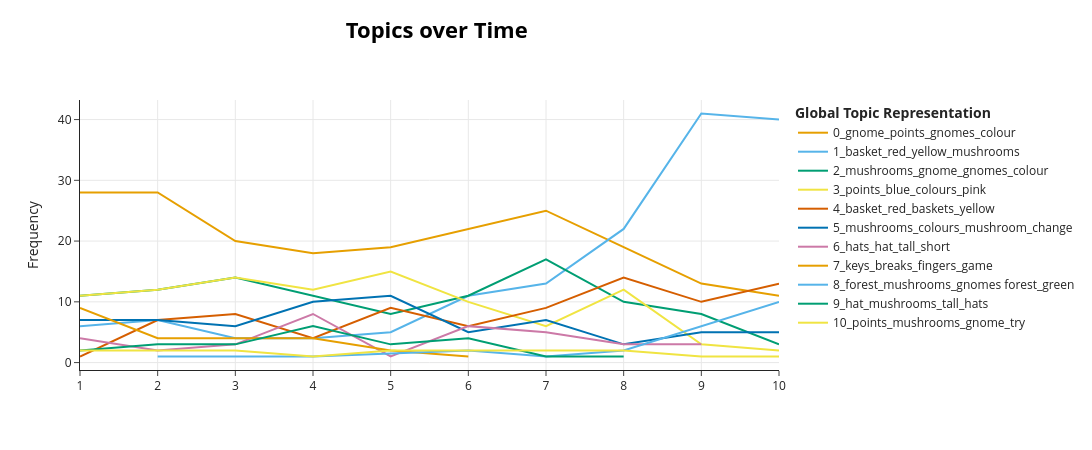

This figure's notebook cell:
### Markdown cell above
## DYNAMIC

### Code cell
topics_over_time = topic_model.topics_over_time(docs, classes)

topic_model.visualize_topics_over_time(topics_over_time)

### Figure 1 — Plotly figure (JSON) as saved in the notebook; plotly's stock layout.template omitted (floating-point values rounded to 4 significant figures)
{"data": [{"hoverinfo": "text", "hovertext": ["<b>Topic 0</b><br>Words: gnome, gnomes, points, right, left", "<b>Topic 0</b><br>Words: gnome, points, gnomes, hat, colour", "<b>Topic 0</b><br>Words: gnome, points, gnomes, hat, blue", "<b>Topic 0</b><br>Words: gnome, points, gnomes, choosing, hat", "<b>Topic 0</b><br>Words: points, gnomes, gnome, hat, group", "<b>Topic 0</b><br>Words: gnome, points, gnomes, colour, hat", "<b>Topic 0</b><br>Words: gnome, points, gnomes, colours, group", "<b>Topic 0</b><br>Words: gnome, points, gnomes, colour, colours", "<b>Topic 0</b><br>Words: gnome, gnomes, value, groups, points", "<b>Topic 0</b><br>Words: gnomes, groups, groups gnomes, value, coloured gnomes"], "marker": {"color": "#E69F00"}, "mode": "lines", "name": "0_gnome_points_gnomes_colour", "type": "scatter", "x": [1, 2, 3, 4, 5, 6, 7, 8, 9, 10], "y": [28, 28, 20, 18, 19, 22, 25, 19, 13, 11]}, {"hoverinfo": "text", "hovertext": ["<b>Topic 1</b><br>Words: basket, red, yellow, mushrooms, gnome", "<b>Topic 1</b><br>Words: basket, red, mushrooms, gnomes, yellow", "<b>Topic 1</b><br>Words: basket, red, gnomes, mushrooms, didn", "<b>Topic 1</b><br>Words: basket, color, mushrooms, gnomes, color basket", "<b>Topic 1</b><br>Words: basket, coloured, red, yellow, mushrooms", "<b>Topic 1</b><br>Words: basket, red, yellow, mushrooms, gnomes", "<b>Topic 1</b><br>Words: basket, red, yellow, mushrooms, yellow basket", "<b>Topic 1</b><br>Words: basket, red, yellow, mushrooms, red basket", "<b>Topic 1</b><br>Words: basket, red, yellow, mushrooms, red basket", "<b>Topic 1</b><br>Words: basket, red, yellow, mushrooms, gnomes"], "marker": {"color": "#56B4E9"}, "mode": "lines", "name": "1_basket_red_yellow_mushrooms", "type": "scatter", "x": [1, 2, 3, 4, 5, 6, 7, 8, 9, 10], "y": [6, 7, 4, 4, 5, 11, 13, 22, 41, 40]}, {"hoverinfo": "text", "hovertext": ["<b>Topic 2</b><br>Words: mushrooms, gnome, gnomes, colour, try", "<b>Topic 2</b><br>Words: mushrooms, gnome, change, gnomes, colour", "<b>Topic 2</b><br>Words: mushrooms, gnomes, color, gnome, gives", "<b>Topic 2</b><br>Words: mushrooms, gnomes, gnome, colour, try", "<b>Topic 2</b><br>Words: mushrooms, gnomes, gnome, color, change", "<b>Topic 2</b><br>Words: mushrooms, gnomes, gnome, try, colour", "<b>Topic 2</b><br>Words: mushrooms, gnome, pair, gnomes, higher", "<b>Topic 2</b><br>Words: mushrooms, gnome, gnomes, gives, colour", "<b>Topic 2</b><br>Words: mushrooms, gnome, colour, gnomes, try", "<b>Topic 2</b><br>Words: group, mushrooms, colour, continue, number mushrooms"], "marker": {"color": "#009E73"}, "mode": "lines", "name": "2_mushrooms_gnome_gnomes_colour", "type": "scatter", "x": [1, 2, 3, 4, 5, 6, 7, 8, 9, 10], "y": [11, 12, 14, 11, 8, 11, 17, 10, 8, 3]}, {"hoverinfo": "text", "hovertext": ["<b>Topic 3</b><br>Words: points, pink, colours, purple, choose", "<b>Topic 3</b><br>Words: points, try, did, game, purple", "<b>Topic 3</b><br>Words: points, sure, blue, random, make sure", "<b>Topic 3</b><br>Words: points, colours, went, just, blue", "<b>Topic 3</b><br>Words: points, choices, pattern, change, pick", "<b>Topic 3</b><br>Words: scores, colours, pink, purple, yellow", "<b>Topic 3</b><br>Words: say, orange, brown, pink, blue", "<b>Topic 3</b><br>Words: blue, points, green, pink, purple", "<b>Topic 3</b><br>Words: sequence, group, green, colour, low", "<b>Topic 3</b><br>Words: button, score, profitable, tells, alternate colours"], "marker": {"color": "#F0E442"}, "mode": "lines", "name": "3_points_blue_colours_pink", "type": "scatter", "x": [1, 2, 3, 4, 5, 6, 7, 8, 9, 10], "y": [11, 12, 14, 12, 15, 10, 6, 12, 3, 2]}, {"hoverinfo": "text", "hovertext": ["<b>Topic 4</b><br>Words: bonus, hand, left hand, right hand, previous", "<b>Topic 4</b><br>Words: basket, baskets, points, gnome, seconds", "<b>Topic 4</b><br>Words: basket, red, gnomes, yellow, pattern", "<b>Topic 4</b><br>Words: basket, faster, red, apart, think", "<b>Topic 4</b><br>Words: basket, baskets, gnomes, points, colours", "<b>Topic 4</b><br>Words: basket, red, rounds, points, baskets", "<b>Topic 4</b><br>Words: basket, red, yellow, baskets, points", "<b>Topic 4</b><br>Words: basket, baskets, red, yellow, points", "<b>Topic 4</b><br>Words: basket, points, red, yellow, red basket", "<b>Topic 4</b><br>Words: basket, red, yellow, gnomes, colour"], "marker": {"color": "#D55E00"}, "mode": "lines", "name": "4_basket_red_baskets_yellow", "type": "scatter", "x": [1, 2, 3, 4, 5, 6, 7, 8, 9, 10], "y": [1, 7, 8, 4, 9, 6, 9, 14, 10, 13]}, {"hoverinfo": "text", "hovertext": ["<b>Topic 5</b><br>Words: mushrooms, just, good, colour, colours", "<b>Topic 5</b><br>Words: mushrooms, ghome, colours, change, make", "<b>Topic 5</b><br>Words: mushrooms, colours mushrooms, colours, change, just", "<b>Topic 5</b><br>Words: colours, mushrooms, mushroom, colours mushrooms, change", "<b>Topic 5</b><br>Words: mushrooms, color, colours, colors mushrooms, colors", "<b>Topic 5</b><br>Words: mushroom, better results, gives better results, mushrooms, gives better", "<b>Topic 5</b><br>Words: choose, mushrooms, mushroom, x1 choose, colours", "<b>Topic 5</b><br>Words: giving, mushrooms, colours, message, x5 appears", "<b>Topic 5</b><br>Words: colours, mushrooms, key, pattern, try", "<b>Topic 5</b><br>Words: color, mushrooms, key, sets, mushrooms stick"], "marker": {"color": "#0072B2"}, "mode": "lines", "name": "5_mushrooms_colours_mushroom_change", "type": "scatter", "x": [1, 2, 3, 4, 5, 6, 7, 8, 9, 10], "y": [7, 7, 6, 10, 11, 5, 7, 3, 5, 5]}, {"hoverinfo": "text", "hovertext": ["<b>Topic 6</b><br>Words: hats, taller, hat, taller hat, great", "<b>Topic 6</b><br>Words: hats, rewards, longer hats, longer, hats offer", "<b>Topic 6</b><br>Words: results, hats, better results, hat, colour", "<b>Topic 6</b><br>Words: hats, tall, hat, tall hats, best", "<b>Topic 6</b><br>Words: hat, tall, hat tall brown, hat tall, short", "<b>Topic 6</b><br>Words: hats, hat, tall, short, tall brown", "<b>Topic 6</b><br>Words: hats, tall, tall hats, hat, better", "<b>Topic 6</b><br>Words: hats, tall, good, better, better red", "<b>Topic 6</b><br>Words: hats, hat, colours, good, try"], "marker": {"color": "#CC79A7"}, "mode": "lines", "name": "6_hats_hat_tall_short", "type": "scatter", "x": [1, 2, 3, 4, 5, 6, 7, 8, 9], "y": [4, 2, 3, 8, 1, 6, 5, 3, 3]}, {"hoverinfo": "text", "hovertext": ["<b>Topic 7</b><br>Words: game, fingers, breaks, keys, make", "<b>Topic 7</b><br>Words: flip, heads, hand, just, breaks", "<b>Topic 7</b><br>Words: keys, sure, just, think, chances", "<b>Topic 7</b><br>Words: time, pay attention, attention, keys, pay", "<b>Topic 7</b><br>Words: middle, finger, make, space, right", "<b>Topic 7</b><br>Words: index, index fingers, avoid slow, possible avoid, bonuses"], "marker": {"color": "#E69F00"}, "mode": "lines", "name": "7_keys_breaks_fingers_game", "type": "scatter", "x": [1, 2, 3, 4, 5, 6], "y": [9, 4, 4, 4, 2, 1]}, {"hoverinfo": "text", "hovertext": ["<b>Topic 8</b><br>Words: forest, impact mushrooms, pick green, yielded best, brown yellow gnomes", "<b>Topic 8</b><br>Words: forest, purple started, fairly random, 40 45, red colours", "<b>Topic 8</b><br>Words: 1x determine, output, tended, determine, forest", "<b>Topic 8</b><br>Words: forest, did, forests, figuring, fairly regularly", "<b>Topic 8</b><br>Words: forest, group, mushrooms group, gnome group, groups", "<b>Topic 8</b><br>Words: forest, gnomes forest, mushrooms, colour gnomes, gnomes", "<b>Topic 8</b><br>Words: forest, gnomes forest, mushrooms, blue gnomes forest, green", "<b>Topic 8</b><br>Words: forest, mushrooms, yellow blue, gnomes forest, blue"], "marker": {"color": "#56B4E9"}, "mode": "lines", "name": "8_forest_mushrooms_gnomes forest_green", "type": "scatter", "x": [2, 3, 4, 6, 7, 8, 9, 10], "y": [1, 1, 1, 2, 1, 2, 6, 10]}, {"hoverinfo": "text", "hovertext": ["<b>Topic 9</b><br>Words: hat, brown red, gnomes tall, gnomes tall hats, big hat gnome", "<b>Topic 9</b><br>Words: hat, tall hat, mushrooms, tall, appears", "<b>Topic 9</b><br>Words: head, gnome, shape, tall, hats", "<b>Topic 9</b><br>Words: mushrooms, hat, hats, don, gnomes longer", "<b>Topic 9</b><br>Words: modifier, left, mushrooms, hat, right", "<b>Topic 9</b><br>Words: mushrooms, gnomes tall, hat, gnomes, large", "<b>Topic 9</b><br>Words: shape hat, figure ones mushrooms, hat color, pay attention shape, figure ones", "<b>Topic 9</b><br>Words: 45 mushrooms, brown pink pointed, pink pointed, pink pointed hats, 35 45"], "marker": {"color": "#009E73"}, "mode": "lines", "name": "9_hat_mushrooms_tall_hats", "type": "scatter", "x": [1, 2, 3, 4, 5, 6, 7, 8], "y": [2, 3, 3, 6, 3, 4, 1, 1]}, {"hoverinfo": "text", "hovertext": ["<b>Topic 10</b><br>Words: points, picking, try picking, colour gnome, gets points", "<b>Topic 10</b><br>Words: largest number, mushrooms points, largest, mushrooms, points", "<b>Topic 10</b><br>Words: consistently, picking, mushrooms goal, red green blue, paired colours", "<b>Topic 10</b><br>Words: points, try, mushrooms miss, goodluck, try spot patterns", "<b>Topic 10</b><br>Words: points, mushrooms miss, best way, ones mushrooms average, way earn", "<b>Topic 10</b><br>Words: quick possible, instinct, points, quick, possible", "<b>Topic 10</b><br>Words: points, mushrooms, round, gnomes better, gnomes gave", "<b>Topic 10</b><br>Words: aware, mushrooms best, best way, switch different, time switch", "<b>Topic 10</b><br>Words: gnome provides mushrooms, gnome provides, provides mushrooms, multiplier rounds, provides"], "marker": {"color": "#F0E442"}, "mode": "lines", "name": "10_points_mushrooms_gnome_try", "type": "scatter", "x": [1, 3, 4, 5, 6, 7, 8, 9, 10], "y": [2, 2, 1, 2, 2, 2, 2, 1, 1]}], "layout": {"height": 450, "hoverlabel": {"bgcolor": "white", "font": {"family": "Rockwell", "size": 16}}, "legend": {"title": {"text": "<b>Global Topic Representation"}}, "title": {"font": {"color": "Black", "size": 22}, "text": "<b>Topics over Time</b>", "x": 0.4, "xanchor": "center", "y": 0.95, "yanchor": "top"}, "width": 1250, "xaxis": {"showgrid": true}, "yaxis": {"showgrid": true, "title": {"text": "Frequency"}}}}
